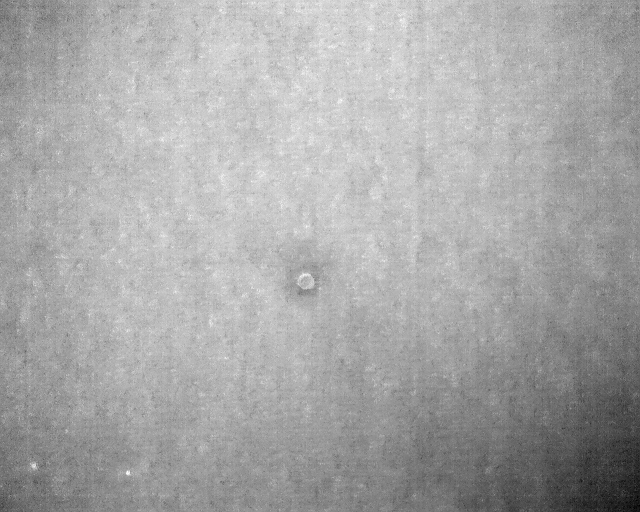
#> input picture DJI_0829.jpg, 640 x 512 px
$ jupyter execute --allow-errors opencv.ipynb
#> lines starting #> are read from the running program, lines starting #| are printed output that depends on the picture; after the words box and inside, x2 and y2 are one past the last pixel; in counts of white or black regions, pixels touching at a corner belong together
[cell 1]
import numpy as np
import math
import cv2 as cv,cv2
from matplotlib import pyplot as plt

img = cv.imread('DJI_0829.jpg')
#> img is the input picture: shape (512, 640, 3); min 0, max 255, mean 167
img_gray = cv.cvtColor(img,cv.COLOR_BGR2GRAY)

[cell 2]
lowThreshold = 60
highThreshold = 240
img_edges = cv.Canny(img_gray, lowThreshold, highThreshold, True)
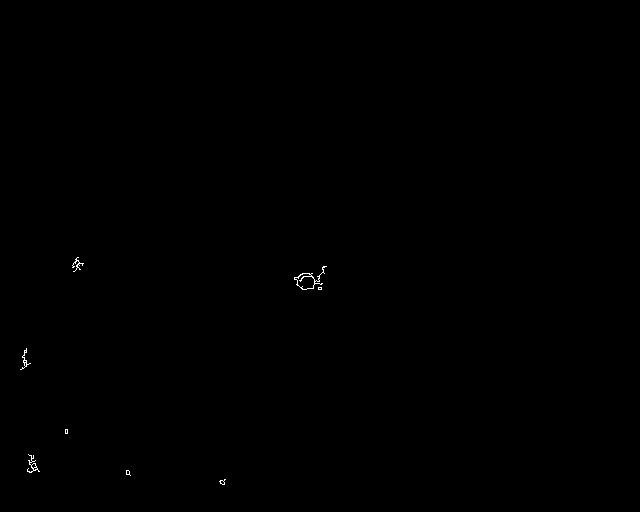
#> img_edges: shape (512, 640); 0.1% white in thin lines or dots, all inside (x1, y1, x2, y2) = (20, 257, 327, 485)
plt.imshow(img_edges,cmap='gray')
plt.show()

[cell 3]
img_original = img.copy()

contours, hierarchy = cv2.findContours(img_edges, mode=cv2.RETR_EXTERNAL, method=cv2.CHAIN_APPROX_NONE)
#> contours = 8 contours, 5 with area under 20; largest, box (x1, y1, x2, y2) and area: (294, 266, 327, 290) 244, (27, 454, 40, 473) 34, (20, 348, 31, 370) 23

#> (the rest of this cell did not finish here and is left out)

[cell 4]
kernel = cv2.getStructuringElement(cv2.MORPH_RECT, (20,20))
img_morph = cv.morphologyEx(img_edges, cv.MORPH_CLOSE, kernel, iterations=1)
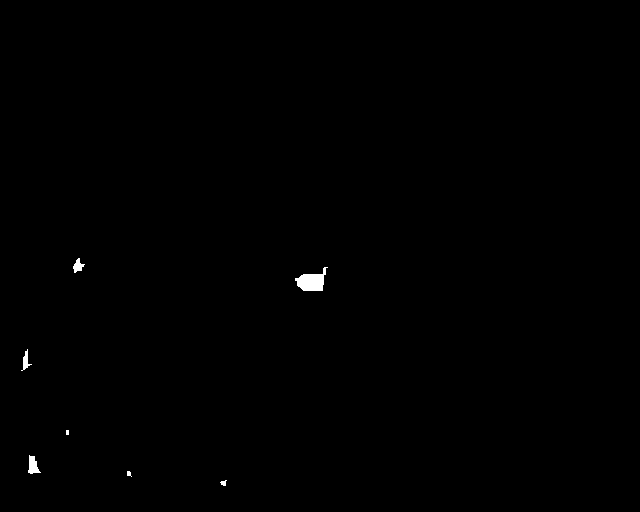
#> img_morph: shape (512, 640); 0.26% white; 7 white regions (1 under 20 px), largest, box (x1, y1, x2, y2) and area: (295, 267, 328, 291) 449, (28, 455, 41, 474) 146, (73, 258, 85, 273) 94, (21, 349, 32, 371) 89, (220, 480, 227, 486) 26, (127, 471, 132, 477) 20
kernel = cv2.getStructuringElement(cv2.MORPH_RECT, (5,5))
img_morph = cv.morphologyEx(img_morph, cv.MORPH_OPEN, kernel, iterations=1)
#> img_morph: shape (512, 640); 0.2% white; 4 white regions
plt.imshow(img_morph,cmap='gray')
plt.show()

[cell 5]
img_original = img.copy()

contours, hierarchy = cv2.findContours(img_morph, mode=cv2.RETR_EXTERNAL, method=cv2.CHAIN_APPROX_NONE)
#> contours = 4 contours; box (x1, y1, x2, y2) and area: (297, 274, 324, 291) 381, (29, 456, 38, 473) 108, (74, 263, 82, 271) 48, (23, 357, 28, 368) 40

#> (the rest of this cell did not finish here and is left out)

[cell 6]
img_original = img.copy()
filtersContours = []
for cnt in contours:
    area = cv2.contourArea(cnt)
    if area > 150 and area < 300:
        perimeter = cv2.arcLength(cnt, True)
        circularity = 4*math.pi*(area/(perimeter*perimeter))
        if 0.8 < circularity < 1.2:
            filtersContours.append(cnt)
#> this loop made 4 passes
#> area on passes 1 to 4: 108, 40, 381, 48
#> after the loop, filtersContours = []

#> (the rest of this cell did not finish here and is left out)

$ run again, with DJI_0295.jpg copied over DJI_0829.jpg
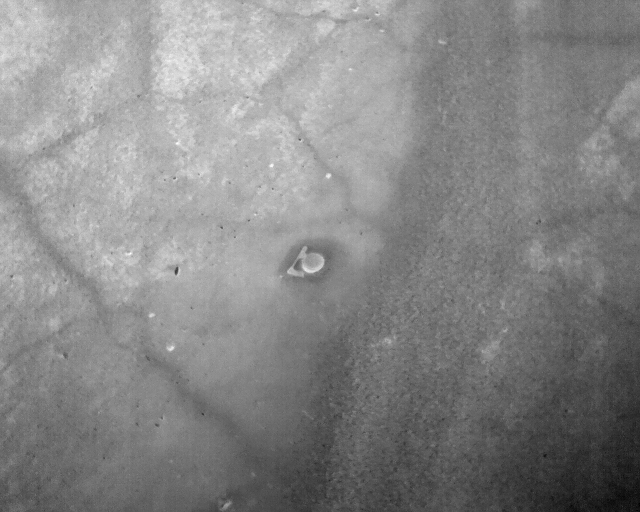
#> input picture DJI_0295.jpg, 640 x 512 px
#> img is the input picture: shape (512, 640, 3); min 0, max 255, mean 134.3
#> `img_edges = cv.Canny(img_gray, lowThreshold, highThreshold, True)`:
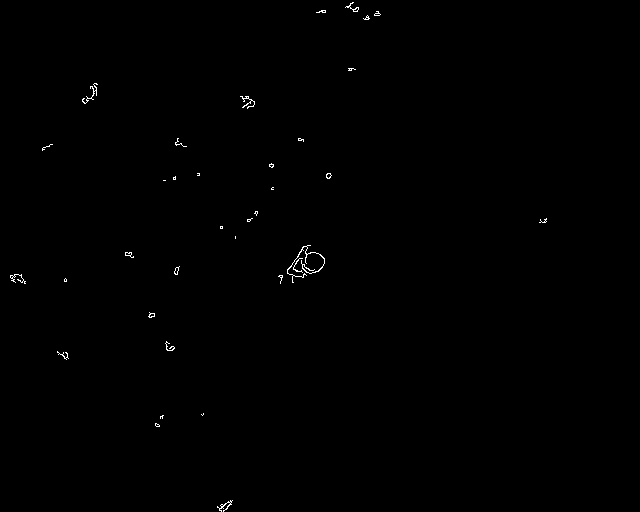
#> img_edges: shape (512, 640); 0.26% white in thin lines or dots, all inside (x1, y1, x2, y2) = (10, 2, 547, 512)
#> `contours, hierarchy = cv2.findContours(img_edges, mode=cv2.RETR_EXTERN..`: contours = 35 contours, 31 with area under 20; largest, box (x1, y1, x2, y2) and area: (287, 245, 325, 283) 36, (217, 500, 233, 512) 21, (345, 2, 359, 12) 20, (174, 266, 180, 275) 20
#> `img_morph = cv.morphologyEx(img_morph, cv.MORPH_OPEN, kernel, iteratio..`:
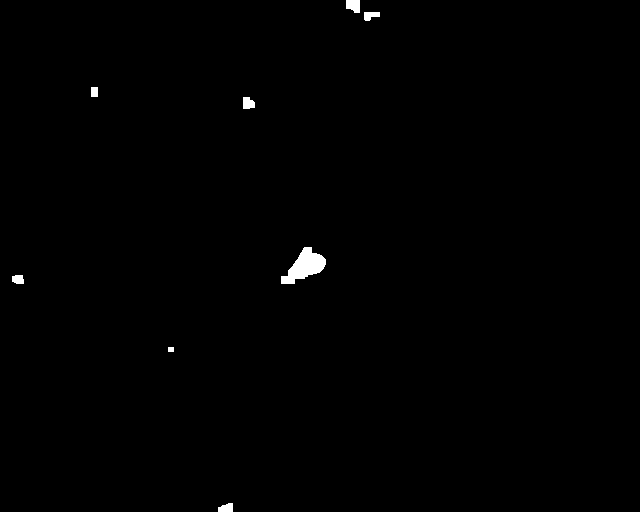
#> img_morph: shape (512, 640); 0.47% white; 8 white regions
#> `contours, hierarchy = cv2.findContours(img_morph, mode=cv2.RETR_EXTERN..`: contours = 8 contours; box (x1, y1, x2, y2) and area: (281, 247, 326, 284) 800, (346, 0, 360, 13) 130, (243, 97, 255, 109) 100, (218, 503, 233, 512) 89, (364, 12, 380, 21) 84, (12, 275, 24, 284) 77, (91, 87, 98, 97) 54, (168, 347, 174, 352) 20
#> the loop `for cnt in contours:` made 8 passes
#> area on passes 1 to 8: 89, 20, 77, 800.5, 100, 54, 83.5, 129.5
#> after the loop `for cnt in contours:`: filtersContours = []
